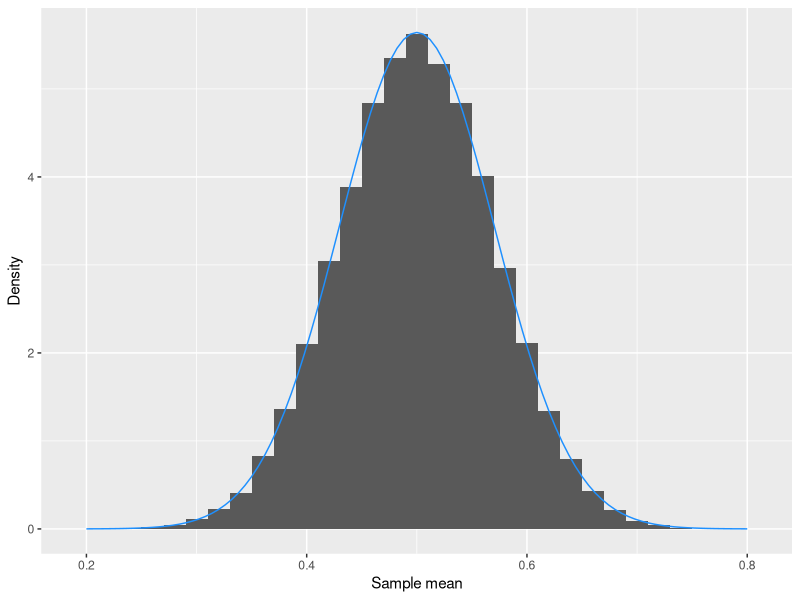

The R source for this figure:
## ---- chunk 1
knitr::opts_chunk$set(echo = TRUE)
library(tidyverse)
## ---- chunk 2
# Set the seed for a random number generator
set.seed(60615)

# Generate N=100 random normal variates
rand_norm <- rnorm(100, mean=2, sd=1)

# Calculate the mean - it's close to 2
print(mean(rand_norm))

# Note that if I run this fragment again and again, I will get the exact
# same values in rand_norm - this is because the seed is fixed at the top of
# the fragment! 
## ---- chunk 3
set.seed(60615) # Set random seed
niter <- 100000 # Number of for loop iterations - this can be as big as we need for precision
sample_means = rep(NA, niter) # Placeholder vector to store loop results
for (i in 1:niter){ # The loop will execute niter times, each time i will increment by 1 but everything else will stay the same inside the loop
  sample_means[i] <- mean(rbinom(n=50, size=1, prob=.5))
}
# What's the mean of the sampling distribution? The population mean E[X_i]
mean(sample_means)

# What's its distribution? It's not bernoulli! It's (roughly) normal (by the CLT)
tibble(xbar = sample_means) %>% ggplot(aes(x=xbar)) +
  geom_histogram(aes(y = ..density..), binwidth=.02) +  # Do this to get the histogram density and not frequency
  xlab("Sample mean") +
  ylab("Density") +
  stat_function(fun=dnorm, args=list(mean=.5, sd=sqrt(.25/50)),
                col="dodgerblue") # Overlay a normal curve w/ asymptotic mean/variance


## ---- chunk 4
set.seed(60615) # Set random seed
niter <- 100000 # Number of for loop iterations - this can be as big as we need for precisio
# Pipe %>% makes whatever is piped the first argument in the next function - in this case, 
# just a vector 1:100000 - it ends up not mattering since the actual values of the function 
# aren't used in the simulation - it just defines the length and number of iterations
sample_means = 1:niter %>% map_dbl(function(x) mean(rbinom(n=50, size=1, prob=.5)))

# We get exactly the same value!
mean(sample_means)
## ---- chunk 5
# Set seed
set.seed(60615)

# Define the parameters of the DGP
N = 30
mu = 0
sigma = sqrt(4)

# Define a function to compute the unadjusted variance
var_unadj = function(x){
  return((1/length(x))*sum((x - mean(x))^2))
}

# Number of iterations
niter = 100000

# Run the simulation and get evaluations of the unadjusted variance
sim_results = 1:niter %>% map_dbl(function(x) var_unadj(rnorm(n=N, mean=mu, sd=sqrt(sigma))))

# Calculate bias
mean(sim_results) - sigma

## ---- chunk 6
# Set seed
set.seed(60615)

# Define the parameters of the DGP
N = 30
mu = 0
sigma = sqrt(4)

# Define a function to compute the unadjusted variance
var_adj = function(x){
  return((1/(length(x)-1))*sum((x - mean(x))^2))
}

# Number of iterations
niter = 100000

# Run the simulation and get evaluations of the unadjusted variance
sim_results_adj = 1:niter %>% map_dbl(function(x) var_adj(rnorm(n=N, mean=mu, sd=sqrt(sigma))))

# Calculate bias
mean(sim_results_adj) - sigma

